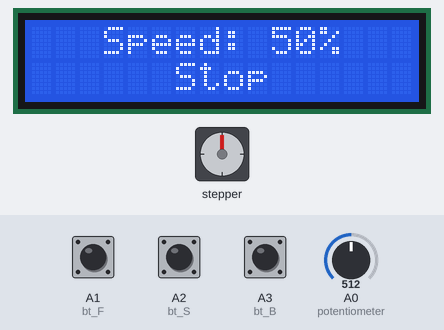
A sketch run on a simulated Arduino Uno, built with avr-gcc and run on an emulated ATmega328P. On the bench: stepper motor, 16×2 character LCD. Wiring (inferred from the names in the program): stepper motor driver (200 steps per turn assumed): step pin 9; direction pin 8; enable pin 10. The inputs (shaded band) are chosen by the test bench; at power-on: A1 (bt_F) HIGH, A3 (bt_B) HIGH, A0 (potentiometer) = 512, A2 (bt_S) HIGH.

Above: at 3.2 s.
3.3 s: A1 (bt_F) pulled LOW for 0.15 s
At 3.46 s:
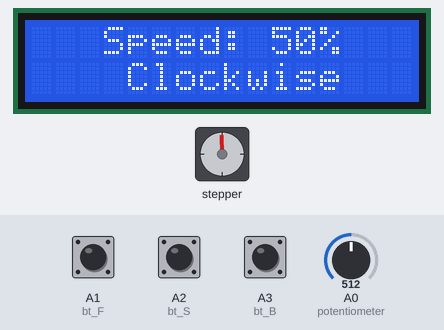
5.7 s: A3 (bt_B) pulled LOW for 0.15 s
At 5.93 s:
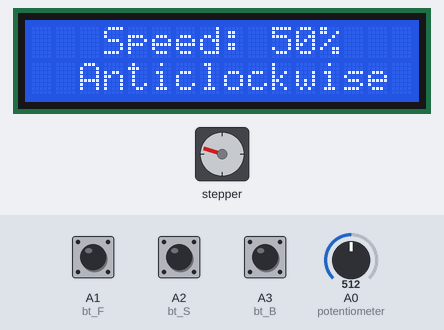
8.2 s: A0 (potentiometer) set to 12
At 8.39 s:
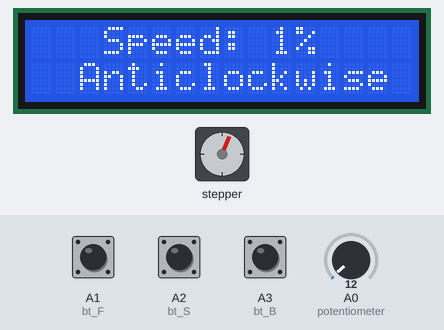
10.9 s: A0 (potentiometer) set to 9
At 11.5 s:
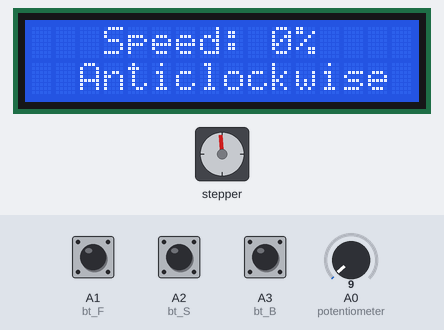
12.4 s: A2 (bt_S) pulled LOW for 0.15 s
At 13.7 s:
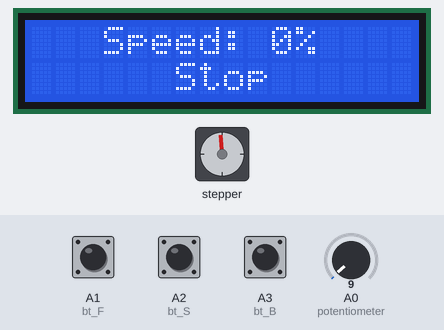
14.0 s: A2 (bt_S) pulled LOW for 1 s
At 15.1 s:
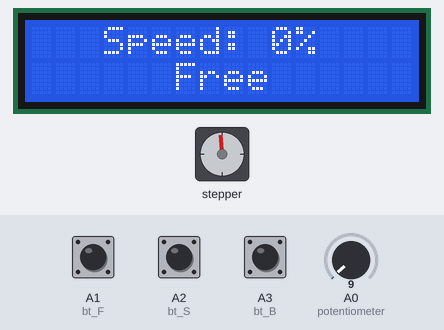
Timing chart, 0 to 17.0 s (numbered marks = the images above; inputs shaded):
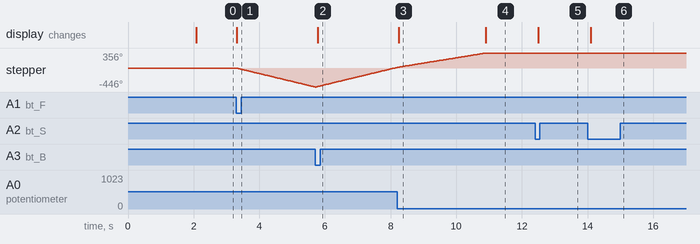

Measured:
- the behaviour switches between 11 and 10 on A0 (potentiometer) (found by bisection; images 3 and 4)
- after the input at 3.3 s, stepper: keeps turning counter-clockwise at about 187°/s, starting at once; the display: changes at once (image 1)
- after the input at 5.7 s, the display: changes after 0.08 s (image 2)
- after the input at 8.2 s, the display: changes after 0.05 s (image 3)
- after the input at 10.9 s, stepper: stops changing and stays 356°; the display: changes at once (image 4)
- after the input at 12.4 s, the display: changes after 0.10 s (image 5)
- after the input at 14.0 s, the display: changes after 0.10 s (image 6)

The sketch:

Stepper_Motor_A4988.ino
```cpp
#include <LiquidCrystal.h>
LiquidCrystal lcd(2, 3, 4, 5, 6, 7);

#define potentiometer  A0  //10k Variable Resistor
#define bt_F A1 // Clockwise Button
#define bt_S A2 // Stop Button
#define bt_B A3 // Anticlockwise Button

#define dirPin  8  //8Pin  of Arduino--Direction of stepper motor driver
#define stepPin 9  //9Pin  of Arduino--Step of stepper motor driver
#define enPin   10 //10Pin of Arduino--Enabled of stepper motor driver

int read_ADC;
int Speed_LCD, Speed_Delay;
int Mode=1, flag=0;

void setup() { // put your setup code here, to run once

pinMode(potentiometer, INPUT); // declare potentiometer as input

pinMode(bt_F, INPUT_PULLUP); // declare bt_F as input
pinMode(bt_S, INPUT_PULLUP); // declare bt_S as input
pinMode(bt_B, INPUT_PULLUP); // declare bt_B as input

pinMode(dirPin,  OUTPUT); // declare as output for Direction of stepper motor driver
pinMode(stepPin, OUTPUT); // declare as output for Step of stepper motor driver
pinMode(enPin,   OUTPUT); // declare as output for Enabled of stepper motor driver

lcd.begin(16,2);
lcd.setCursor(0,0);
lcd.print(" WELCOME To  My ");
lcd.setCursor(0,1);
lcd.print("YouTube  Channel");
delay(2000); // Waiting for a while
lcd.clear();
}

void loop() {

read_ADC = analogRead(potentiometer); // read analogue to digital value 0 to 1023
Speed_Delay = map(read_ADC, 0, 1023, 5000, 10); //value map for Microstep resolution Delay
Speed_LCD = map(read_ADC, 0, 1023, 0, 100); //value map to Display on the LCD

lcd.setCursor(0,0);
lcd.print("   Speed: ");
lcd.print(Speed_LCD);
lcd.print("%  ");

if(digitalRead (bt_F) == 0){Mode = 2; digitalWrite(enPin, LOW);} //For Clockwise

if(digitalRead (bt_S) == 0){ //For Stop
if(flag==0){flag=1;
 if(Mode>1)Mode=1;
      else{Mode=!Mode;
      if(Mode==0)digitalWrite(enPin, HIGH);
            else digitalWrite(enPin, LOW);
      }
delay(100);
 }
}else{flag=0;}

if(digitalRead (bt_B) == 0){Mode = 3; digitalWrite(enPin, LOW);} //For Anticlockwise

lcd.setCursor(0,1);

     if(Mode==0)lcd.print("      Free      ");
else if(Mode==1)lcd.print("      Stop      ");
else if(Mode==2)lcd.print("    Clockwise   ");
else if(Mode==3)lcd.print("  Anticlockwise ");

if(Speed_LCD>0 && Mode>1){

     if(Mode==2)digitalWrite(dirPin, LOW);// Stepper motor rotates CW (Clockwise)
           else digitalWrite(dirPin, HIGH);// Stepper motor rotates CCW (Anticlockwise)

digitalWrite(stepPin, HIGH);
delayMicroseconds(Speed_Delay);
digitalWrite(stepPin, LOW);
delayMicroseconds(Speed_Delay);
}

}
```
